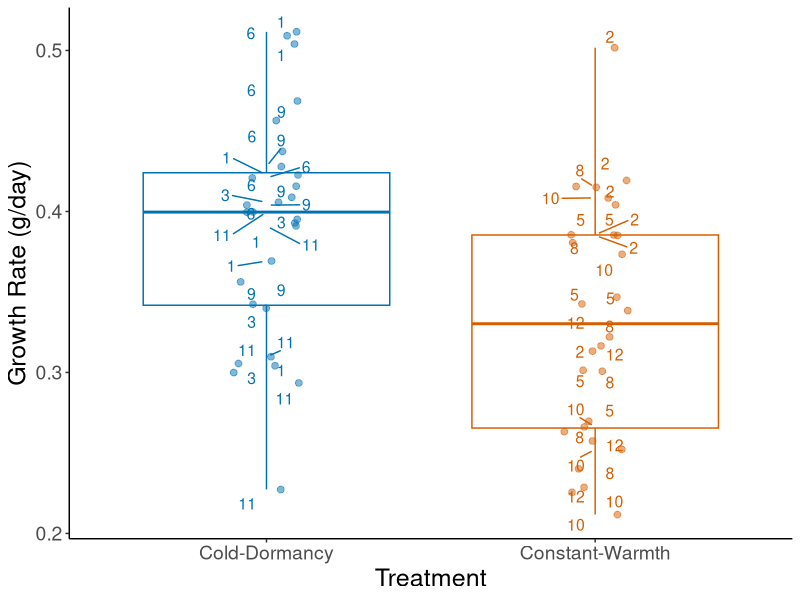
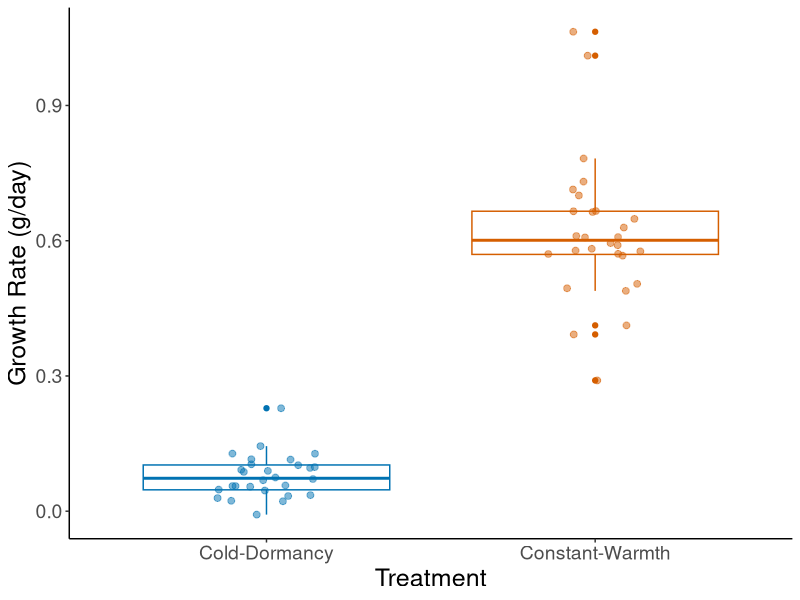
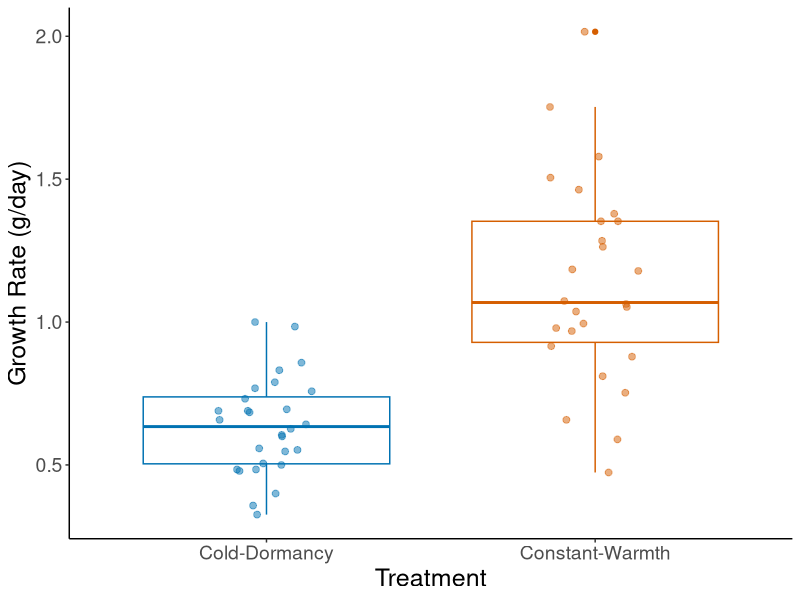
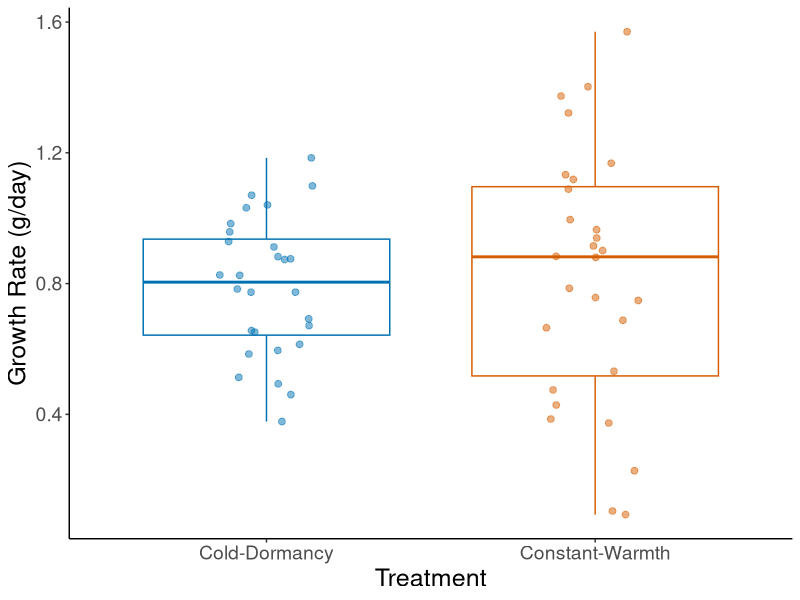
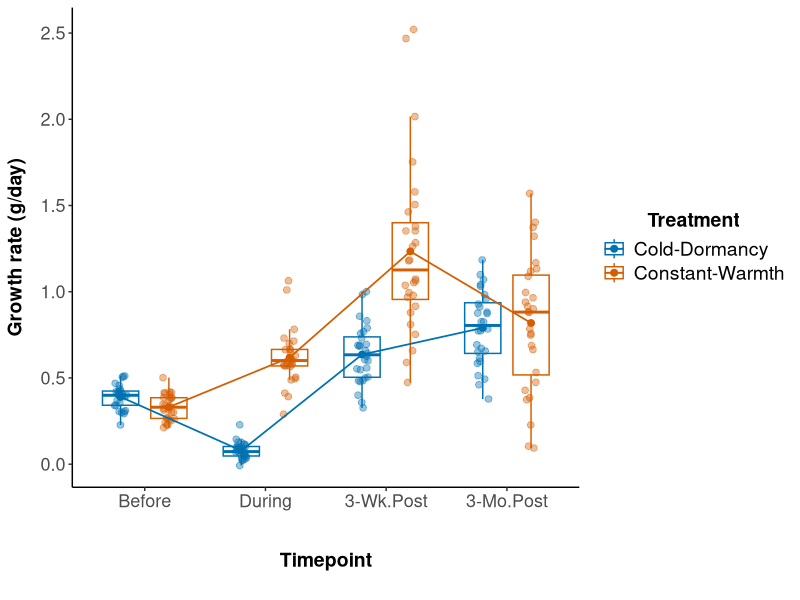
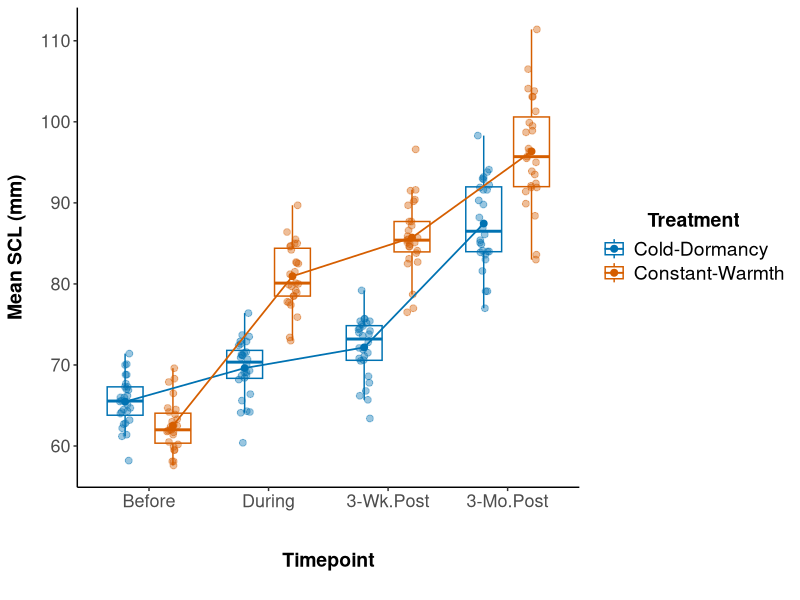
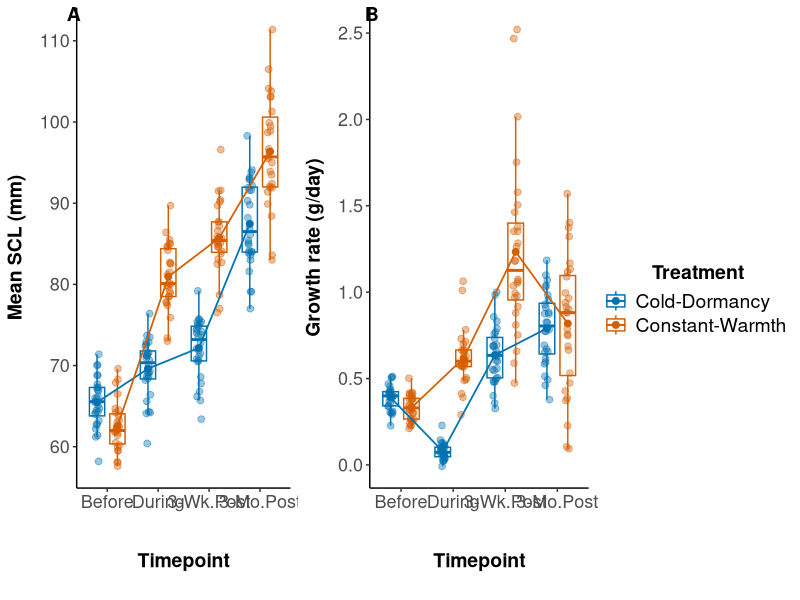

Reproduce these figures in R, in order.
##### Exploring the effect of first-year cold dormancy on growth trajectories in head-started Gopher tortoises #####


## Load necessary libraries ##
library(lme4) ## Will be used for mixed effect models with random and fixed effects 
library(emmeans) ## Will be used for post-hoc comparisons
library(ggplot2) ## Will be used for making graphs/data visualization 
library(dplyr) ## Will be used for specifying logical operators
library(ggpubr) ## Will be used for combining individual plots into one plot
library(tidyr) ## Will be used for reshaping the data for easier visualization later on
library(ggrepel) ## Will be used to label individual points on the plots

#Clear memory
rm(list=ls(all = TRUE)) 

#### Data Preparation ####

## Reading the .csv file and exploring the structure of the data ##
datum <- read.csv("Growth_data/Data/Growth_data_Working.csv", na.strings = "na")


head(datum)
str(datum)

## Filter out individuals where Tortoise_ID is equal to "Not_Viable" as well as specific IDs that need to be removed from the analyses ##
## Removing those individuals usin g the 'subset' function ##
## The logical operator %in% checks if elements of Tortoise_ID are present in the given vector c("Not_Viable", "GT2023_N05.03", "GT2023_N06.01", "GT2023_N05.06", "GT2023_N15.04") ##
## The operator ! returns the values from the column 'Tortoise_ID' that are NOT equal to any of the elements in the specified vector ##
datum <- subset(datum, !(Tortoise_ID %in% c("Not_Viable", "GT2023_N05.03", "GT2023_N06.01", "GT2023_N05.06", "GT2023_N15.04")))

# Confirm the filtered dataset
head(datum)

############### Data Analysis ##################

## Question 1: What is the growth rate of animals before cold dormancy treatment?
## Mixed effect model with treatment as a fixed effect and Nest_ID and Tank as a random effects ##
## If individuals from the same nest are more similar to each other than to individuals from different nests, treating Nest_ID as a random effect accounts for this correlation, avoiding pseudoreplication ##
## Statistical reason: If animals within the same tank grow similarly due to shared conditions, treating Tank as a random effect accounts for environmental clustering, preventing false inflation of significance ##

model_before <- lmer(Growth_rate_Before ~ Treatment + (1 | Nest_ID) + (1 | Tank), data = datum)

## Summarize the results
summary(model_before)

## Printing the 2.5% lower conficence limit and the 97.5% upper confidence limit to calculate the 95% confidence interval
confint(model_before) # The 95% CI is 0.05882025

## Post-hoc tests
emmeans(model_before, pairwise ~ Treatment)

#### Checking for outliers with z-scores > 3 meaning more than 3 standard deviations away from the mean, which is considered a stronger outlier ####
# Calculate the z-scores for the Growth_rate_Before variable
datum <- datum %>%
  mutate(z_score = (Growth_rate_Before - mean(Growth_rate_Before, na.rm = TRUE)) / sd(Growth_rate_Before, na.rm = TRUE))

# Filter out outliers based on Tortoise_ID
outliers_before_tortoise <- datum %>%
  filter(abs(z_score) > 3) %>%
  select(Tortoise_ID, Growth_rate_Before, z_score)

# Print the outliers corresponding to individual Tortoise_ID
print(outliers_before_tortoise)

#### Plotting the data ####

## Definining an object for a colour-blind friendly pallette ##
cbbPalette <- c("#000000", "#E69F00", "#56B4E9", "#009E73", "#F0E442", "#0072B2", "#D55E00", "#CC79A7")

before <- ggplot(datum, aes(x = Treatment, y = Growth_rate_Before, color = Treatment)) +  # Define aesthetics: x-axis as Treatment, y-axis as Growth_rate_Before, and color by Treatment
  geom_boxplot(position = position_dodge(0.85)) +  # Add boxplots with dodged positions to avoid overlap
  geom_jitter(width = 0.10, alpha = 0.5, size = 2) + # Add jittered points to show individual data points with some transparency defined by alpha = 0.5
  geom_text_repel(aes(label = Tank), size = 4, box.padding = 0.4, point.padding = 0.3, max.overlaps = 20) + # Add labels
  ylab("Growth Rate (g/day)") +  # Label the y-axis
  xlab("Treatment") +  # Label the x-axis
  scale_color_manual(values = c(cbbPalette[[6]], cbbPalette[[7]]), name = "", labels = c("", "")) + # Manually set colors and labels for the Treatment variable
  theme_classic() +  
  theme(strip.background = element_blank(), legend.position = "none", # Removing the default grey facet background as well as the legend by specifying 'none'
        axis.title = element_text(size = 18),  # Increase axis labels size
        axis.text = element_text(size = 14)    # Increase tick labels (treatment labels) size
  )  
before

# Save file as PNG for final figure production
ggsave(before, file="Growth_data/Growth_rate_Before.png", width=9, height=7, dpi=600)

####### Question 2: What is the effect of treatment on growth rate during dormancy? ########
# Mixed effect model with treatment as a fixed effect and Nest_ID and Tank as a random effects

model_during <- lmer(Growth_rate_During ~ Treatment + (1 | Nest_ID) + (1 | Tank) , data = datum)

# Summarize the results
summary(model_during)

## Printing the 2.5% lower conficence limit and the 97.5% upper confidence limit to calculate the 95% confidence interval
confint(model_during) # The 95% CI is 0.05889759

# Post-hoc tests
emmeans(model_during, pairwise ~ Treatment)


#### Checking for outliers with z-scores > 3 meaning more than 3 standard deviations away from the mean, which is considered a stronger outlier ####
# Calculate the z-scores for the Growth_rate_During variable
datum <- datum %>%
  mutate(z_score = (Growth_rate_During - mean(Growth_rate_During, na.rm = TRUE)) / sd(Growth_rate_During, na.rm = TRUE))

# Filter out outliers based on Tortoise_ID
outliers_during_tortoise <- datum %>%
  filter(abs(z_score) > 3) %>%
  select(Tortoise_ID, Growth_rate_During, z_score)

# Print the outliers corresponding to individual Tortoise_ID
print(outliers_during_tortoise)


##### Plot the data #####
during <- ggplot(datum, aes(x = Treatment, y = Growth_rate_During, color = Treatment)) +  # Define aesthetics: x-axis as Treatment, y-axis as Growth_rate_During, and color by Treatment
  geom_boxplot(position = position_dodge(0.85)) +  # Add boxplots with dodged positions to avoid overlap
  geom_jitter(width = 0.15, height = 0, alpha = 0.5, size = 2) + # Add jittered points to show individual data points with some transparency defined by alpha = 0.5
  ylab("Growth Rate (g/day)") +  # Label the y-axis
  xlab("Treatment") +  # Label the x-axis
  scale_color_manual(values = c(cbbPalette[[6]], cbbPalette[[7]]), name = "", labels = c("", "")) + # Manually set colors and labels for the Treatment variable
  theme_classic() +  
  theme(strip.background = element_blank(), legend.position = "none", # Removing the default grey facet background as well as the legend by specifying 'none'
        axis.title = element_text(size = 18),  # Increase axis labels size
        axis.text = element_text(size = 14)    # Increase tick labels (treatment labels) size
  )  
during

# Save file as PNG for final figure production
ggsave(during, file="Growth_data/Growth_rate_During.png", width=9, height=7, dpi=600)

####### Question 3: What is the effect of treatment on growth rate 3 weeks post-cold dormancy? #######
model_3Weeks <- lmer(Growth_rate_3_Weeks_Post ~ Treatment + (1 | Nest_ID) + (1 | Tank) , data = datum)

# Summarize the results
summary(model_3Weeks)

# Post-hoc tests
emmeans(model_3Weeks, pairwise ~ Treatment)

#### Checking for outliers with z-scores > 3 meaning more than 3 standard deviations away from the mean, which is considered a stronger outlier ####
# Calculate the z-scores for the Growth_rate_3_Weeks_Post  variable
datum <- datum %>%
  mutate(z_score = (Growth_rate_3_Weeks_Post - mean(Growth_rate_3_Weeks_Post, na.rm = TRUE)) / sd(Growth_rate_3_Weeks_Post, na.rm = TRUE))

# Filter out outliers based on Tortoise_ID
outliers_3_Weeks_tortoise <- datum %>%
  filter(abs(z_score) > 3) %>%
  select(Tortoise_ID, Growth_rate_3_Weeks_Post, z_score)

# Print the outliers corresponding to individual Tortoise_ID
print(outliers_3_Weeks_tortoise) ## Returns GT2023_N05.01 and GT2023_N17.03 as outliers

# Remove the outliers based on Tortoise_ID
datum_clean <- datum %>%
  filter(!Tortoise_ID %in% c("GT2023_N05.01", "GT2023_N17.03"))

# Re-run the mixed model without the outliers and without Nest_ID since it showed 0 variance
model_3Weeks_clean <- lmer(Growth_rate_3_Weeks_Post ~ Treatment  + (1 | Tank), data = datum_clean)

# Summarize the new model
summary(model_3Weeks_clean)

## Printing the 2.5% lower conficence limit and the 97.5% upper confidence limit to calculate the 95% confidence interval
confint(model_3Weeks_clean) ## The 95% CI is 0.2199788

# Post-hoc tests
emmeans(model_3Weeks_clean, pairwise ~ Treatment)


###### Plot the data ######

three_weeks <- ggplot(datum_clean, aes(x = Treatment, y = Growth_rate_3_Weeks_Post, color = Treatment)) +  # Define aesthetics: x-axis as Treatment, y-axis as Growth_rate_3_Weeks_Post, and color by Treatment
  geom_boxplot(position = position_dodge(0.85)) +  # Add boxplots with dodged positions to avoid overlap
  geom_jitter(width = 0.15, height = 0, alpha = 0.5, size = 2) + # Add jittered points to show individual data points with some transparency defined by alpha = 0.5
  ylab("Growth Rate (g/day)") +  # Label the y-axis
  xlab("Treatment") +  # Label the x-axis
  scale_color_manual(values = c(cbbPalette[[6]], cbbPalette[[7]]), name = "", labels = c("", "")) + # Manually set colors and labels for the Treatment variable
  theme_classic() +  
  theme(strip.background = element_blank(), legend.position = "none", # Removing the default grey facet background as well as the legend by specifying 'none'
        axis.title = element_text(size = 18),  # Increase axis labels size
        axis.text = element_text(size = 14)    # Increase tick labels (treatment labels) size
  )  
three_weeks

# Save file as PNG for final figure production
ggsave(three_weeks, file="Growth_data/Growth_rate_3Weeks.png", width=9, height=7, dpi=600)


######## Question 4: What is the effect of treatment on growth rate 3 months post-cold dormancy? ########
model_3Months <- lmer(Growth_rate_3_Months_Post ~ Treatment + (1 | Nest_ID) + (1| Tank), data = datum)

# Summarize the results
summary(model_3Months)

## Printing the 2.5% lower conficence limit and the 97.5% upper confidence limit to calculate the 95% confidence interval
confint(model_3Months) # The 95% CI is 0.1626287

# Post-hoc tests
emmeans(model_3Months, pairwise ~ Treatment)

#### Checking for outliers with z-scores > 3 meaning more than 3 standard deviations away from the mean, which is considered a stronger outlier ####
# Calculate the z-scores for the Growth_rate_3_Months_Post variable
datum <- datum %>%
  mutate(z_score = (Growth_rate_3_Months_Post - mean(Growth_rate_3_Months_Post, na.rm = TRUE)) / sd(Growth_rate_3_Months_Post, na.rm = TRUE))

# Filter out outliers based on Tortoise_ID
outliers_3_Months_tortoise <- datum %>%
  filter(abs(z_score) > 3) %>%
  select(Tortoise_ID, Growth_rate_3_Months_Post, z_score)

# Print the outliers corresponding to individual Tortoise_ID
print(outliers_3_Months_tortoise)

###### Plot the data ########

three_months <- ggplot(datum, aes(x = Treatment, y = Growth_rate_3_Months_Post, color = Treatment)) +  # Define aesthetics: x-axis as Treatment, y-axis as Growth_rate_3_Weeks_Post, and color by Treatment
  geom_boxplot(position = position_dodge(0.85)) +  # Add boxplots with dodged positions to avoid overlap
  geom_jitter(width = 0.15, height = 0, alpha = 0.5, size = 2) + # Add jittered points to show individual data points with some transparency defined by alpha = 0.5
  ylab("Growth Rate (g/day)") +  # Label the y-axis
  xlab("Treatment") +  # Label the x-axis
  scale_color_manual(values = c(cbbPalette[[6]], cbbPalette[[7]]), name = "", labels = c("", "")) + # Manually set colors and labels for the Treatment variable
  theme_classic() +  
  theme(strip.background = element_blank(), legend.position = "none", # Removing the default grey facet background as well as the legend by specifying 'none'
        axis.title = element_text(size = 18),  # Increase axis labels size
        axis.text = element_text(size = 14)    # Increase tick labels (treatment labels) size
  )  
three_months

# Save file as PNG for final figure production
ggsave(three_months, file="Growth_data/Growth_rate_3Months.png", width=9, height=7, dpi=600)

######### Combine the results from all three models into one graph ##########

# Reshape data to long format
datum_long <- datum %>%
  pivot_longer(
    cols = c(Growth_rate_Before, Growth_rate_During, Growth_rate_3_Weeks_Post, Growth_rate_3_Months_Post),
    names_to = "Timepoint",
    values_to = "Growth_rate"
  )

# Adjust the Timepoint column for better labels
datum_long$Timepoint <- factor(
  datum_long$Timepoint,
  levels = c("Growth_rate_Before", "Growth_rate_During", "Growth_rate_3_Weeks_Post", "Growth_rate_3_Months_Post"),
  labels = c("Before", "During", "3-Wk.Post", "3-Mo.Post")
)


### Plot the combined data ###
combined <- ggplot(datum_long, aes(x = Timepoint, y = Growth_rate, color = Treatment)) +
  geom_boxplot(outlier.shape = NA, width = 0.6, position = position_dodge(0.8), 
               fill = "white", alpha = 0.5, linewidth = 0.5) +  # Boxplot with dodging
  geom_jitter(position = position_jitterdodge(jitter.width = 0.1, dodge.width = 0.8), 
              size = 2, alpha = 0.4) +  # Jitter points with dodging
  stat_summary(fun = mean, geom = "point", size = 2, aes(group = Treatment), 
               position = position_dodge(width = 0.8)) +  # Mean points, properly dodged
  stat_summary(fun = mean, geom = "line", aes(group = Treatment), linewidth = 0.6, 
               position = position_dodge(width = 0.8)) +  # Mean lines, properly dodged
  theme_classic () +
  theme(
    panel.grid = element_blank(),
    axis.title.x = element_text(size = 14, face = "bold", margin = margin(t = 30, b = 15)),
    axis.title.y = element_text(size = 14, face = "bold", margin = margin(r = 10)),
    axis.text = element_text(size = 13),
    legend.title = element_text(size = 14, face = "bold"),
    legend.text = element_text(size = 14),
    legend.position = "right",
    legend.title.align = 0.5
  ) +
  scale_color_manual(
    values = cbbPalette[c(6, 7)], 
    name = "Treatment", 
    labels = c("Cold-Dormancy", "Constant-Warmth")
  ) +
  labs(
    x = "Timepoint",  
    y = "Growth rate (g/day)"
  )

combined

# Save file as PNG for final figure production
ggsave(combined, file = "Growth_data/Combined_Growth_rate.png", width = 12, height = 6, dpi = 600)



########## Body size across treatments and across timepoints #############

# Define list of tortoises to exclude
datum_filtered <- datum %>%
  filter(!Tortoise_ID %in% c("Not_Viable", "GT2023_N05.03", "GT2023_N06.01", "GT2023_N05.06", "GT2023_N15.04"))

# Reshape to long format and keep Nest_ID and Tank
datum_long <- datum_filtered %>%
  select(Tortoise_ID, Treatment, Nest_ID, Tank, CL_10, CL_15, CL_16, CL_19) %>%
  pivot_longer(cols = starts_with("CL_"), names_to = "Timepoint", values_to = "SCL") %>%
  mutate(
    Timepoint = factor(Timepoint, levels = c("CL_10", "CL_15", "CL_16", "CL_19")),
    Nest_ID = as.factor(Nest_ID),
    Tank = as.factor(Tank)
  )

####### Mixed-effect models for differences in body size (SCL) between treatments across the timepoints ###

##### Model Before #####
cl10_data <- datum_long %>% filter(Timepoint == "CL_10")

model_cl10 <- lmer(SCL ~ Treatment + (1 | Nest_ID) + (1 | Tank), data = cl10_data)

summary(model_cl10)

emmeans_cl10 <- emmeans(model_cl10, pairwise ~ Treatment)

summary(emmeans_cl10$emmeans) ## Post-hoc comparison 
summary(emmeans_cl10$contrasts)

#### Checking for outliers in SCL ####

# Calculate the z-scores for the SCL (Straight Carapace Length) at CL_10 to test for outliers
datum_long_CL10 <- datum_long %>%
  filter(Timepoint == "CL_10")

datum_long_CL10 <- datum_long_CL10 %>%
  mutate(z_score = (SCL - mean(SCL, na.rm = TRUE)) / sd(SCL, na.rm = TRUE))

# Now filter the outliers for CL_10 specifically
outliers_SCL_CL10 <- datum_long_CL10 %>%
  filter(abs(z_score) > 3) %>%
  select(Tortoise_ID, Timepoint, SCL, z_score)

print(outliers_SCL_CL10) ## there are no outliers

##### Model During #####
cl15_data <- datum_long %>% filter(Timepoint == "CL_15")

model_cl15 <- lmer(SCL ~ Treatment + (1 | Nest_ID) + (1 | Tank), data = cl15_data)

summary(model_cl15)

emmeans_cl15 <- emmeans(model_cl15, pairwise ~ Treatment)

summary(emmeans_cl15$emmeans) ## Post-hoc comparison 
summary(emmeans_cl15$contrasts)

# Calculate the z-scores for the SCL at CL_15 to test for outliers
datum_long_CL15 <- datum_long %>%
  filter(Timepoint == "CL_15")

datum_long_CL15 <- datum_long_CL15 %>%
  mutate(z_score = (SCL - mean(SCL, na.rm = TRUE)) / sd(SCL, na.rm = TRUE))

# Now filter the outliers for CL_15 specifically
outliers_SCL_CL15 <- datum_long_CL15 %>%
  filter(abs(z_score) > 3) %>%
  select(Tortoise_ID, Timepoint, SCL, z_score)

print(outliers_SCL_CL15) ## there are no outliers

##### Model 3 Weeks Post #####

cl16_data <- datum_long %>% filter(Timepoint == "CL_16")

model_cl16 <- lmer(SCL ~ Treatment + (1 | Nest_ID) + (1 | Tank), data = cl16_data)

summary(model_cl16)

emmeans_cl16 <- emmeans(model_cl16, pairwise ~ Treatment)

summary(emmeans_cl16$emmeans) ## Post-hoc comparison 
summary(emmeans_cl16$contrasts)

# Calculate the z-scores for the SCL at CL_16 to test for outliers
datum_long_CL16 <- datum_long %>%
  filter(Timepoint == "CL_16")

datum_long_CL16 <- datum_long_CL16 %>%
  mutate(z_score = (SCL - mean(SCL, na.rm = TRUE)) / sd(SCL, na.rm = TRUE))

# Now filter the outliers for CL_16 specifically
outliers_SCL_CL16 <- datum_long_CL16 %>%
  filter(abs(z_score) > 3) %>%
  select(Tortoise_ID, Timepoint, SCL, z_score)

print(outliers_SCL_CL16) ## there are no outliers

###### Model 3 Months Post #####
cl19_data <- datum_long %>% filter(Timepoint == "CL_19")

model_cl19 <- lmer(SCL ~ Treatment + (1 | Nest_ID) + (1 | Tank), data = cl19_data)

summary(model_cl19)

emmeans_cl19 <- emmeans(model_cl19, pairwise ~ Treatment)

summary(emmeans_cl19$emmeans) ## Post-hoc comparison 
summary(emmeans_cl19$contrasts)

# Calculate the z-scores for the SCL at CL_19 to test for outliers
datum_long_CL19 <- datum_long %>%
  filter(Timepoint == "CL_19")

datum_long_CL19 <- datum_long_CL19 %>%
  mutate(z_score = (SCL - mean(SCL, na.rm = TRUE)) / sd(SCL, na.rm = TRUE))

# Now filter the outliers for CL_19 specifically
outliers_SCL_CL19 <- datum_long_CL19 %>%
  filter(abs(z_score) > 3) %>%
  select(Tortoise_ID, Timepoint, SCL, z_score)

print(outliers_SCL_CL19) ## Tortoise GT2023_N05.01 was identified as an outlier so will be removed from the model


# Remove the outlier from the CL_19 dataset
datum_long_CL19_no_outlier <- datum_long_CL19 %>%
  filter(Tortoise_ID != "GT2023_N05.01")

# Rerun the model without the outlier
model_cl19_no_outlier <- lmer(SCL ~ Treatment + (1 | Nest_ID) + (1 | Tank), data = datum_long_CL19_no_outlier)

# Summary of the model
summary(model_cl19_no_outlier)

# Post-hoc comparison (if needed)
emmeans_cl19_no_outlier <- emmeans(model_cl19_no_outlier, pairwise ~ Treatment)
summary(emmeans_cl19_no_outlier$emmeans)
summary(emmeans_cl19_no_outlier$contrasts)

### Plotting Body Size data #####

# Define color palette
cbbPalette <- c("#000000", "#E69F00", "#56B4E9", "#009E73", "#F0E442", "#0072B2", "#D55E00", "#CC79A7")

# Remove NAs and the specified individuals for plotting
datum_long_clean <- datum_long %>%
  filter(!is.na(SCL)) %>%  # Remove NAs in SCL
  filter(!(Tortoise_ID %in% c("Not_Viable", "GT2023_N05.03", "GT2023_N06.01", "GT2023_N05.06", "GT2023_N15.04", "GT2023_N05.01")))  # Remove specified individuals

# Summarize mean and standard error of SCL for plotting
summary_data <- datum_long_clean %>%
  group_by(Timepoint, Treatment) %>%
  summarise(
    mean_SCL = mean(SCL, na.rm = TRUE),
    se_SCL = sd(SCL, na.rm = TRUE) / sqrt(n()),
    .groups = "drop"
  )

# Re-label timepoints for better axis display
timepoint_labels <- c("CL_10" = "Before", 
                      "CL_15" = "During", 
                      "CL_16" = "3-Wk.Post", 
                      "CL_19" = "3-Mo.Post")

# Create the matching body size boxplot
body_size_box <- ggplot(datum_long_clean, aes(x = Timepoint, y = SCL, color = Treatment)) +
  geom_boxplot(outlier.shape = NA, width = 0.6, position = position_dodge(0.8),
               fill = "white", alpha = 0.5, linewidth = 0.5) +
  geom_jitter(position = position_jitterdodge(jitter.width = 0.1, dodge.width = 0.8),
              size = 2, alpha = 0.4) +
  stat_summary(fun = mean, geom = "point", size = 2, aes(group = Treatment),
               position = position_dodge(width = 0.8)) +
  stat_summary(fun = mean, geom = "line", aes(group = Treatment),
               linewidth = 0.6, position = position_dodge(width = 0.8)) +
  scale_color_manual(
    values = cbbPalette[c(6, 7)],
    name = "Treatment",
    labels = c("Cold-Dormancy", "Constant-Warmth")
  ) +
  scale_x_discrete(labels = timepoint_labels) +  # <- relabel the timepoints here
  theme_classic() +
  theme(
    panel.grid = element_blank(),
    axis.title.x = element_text(size = 14, face = "bold", margin = margin(t = 30, b = 15)),
    axis.title.y = element_text(size = 14, face = "bold", margin = margin(r = 10)),
    axis.text = element_text(size = 13),
    legend.title = element_text(size = 14, face = "bold"),
    legend.text = element_text(size = 14),
    legend.position = "right",
    legend.title.align = 0.5
  ) +
  labs(
    x = "Timepoint",
    y = "Mean SCL (mm)"
  )

body_size_box


# Save the plot as PNG for final figure production
ggsave(body_size_box, file = "Growth_data/Body_size.png", width = 12, height = 6, dpi = 600)

###### Combining figures for growth rate and body size together #######
final_figure <- ggarrange(
  body_size_box,  
  combined,   
  labels = c("A", "B"),  # Use capital letters for labels
  ncol = 2,  
  common.legend = TRUE,  
  legend = "right",  
  label.x = 0.2  # Move labels slightly to the right
)

final_figure

## Save as png Final Combine figure ##
ggsave(
  filename = "Growth_data/Final_Combined_Figure.png",
  plot = final_figure,
  width = 12,
  height = 8,
  dpi = 600,
  bg = "white",  # Fixes transparency issues
  device = "png"
)
